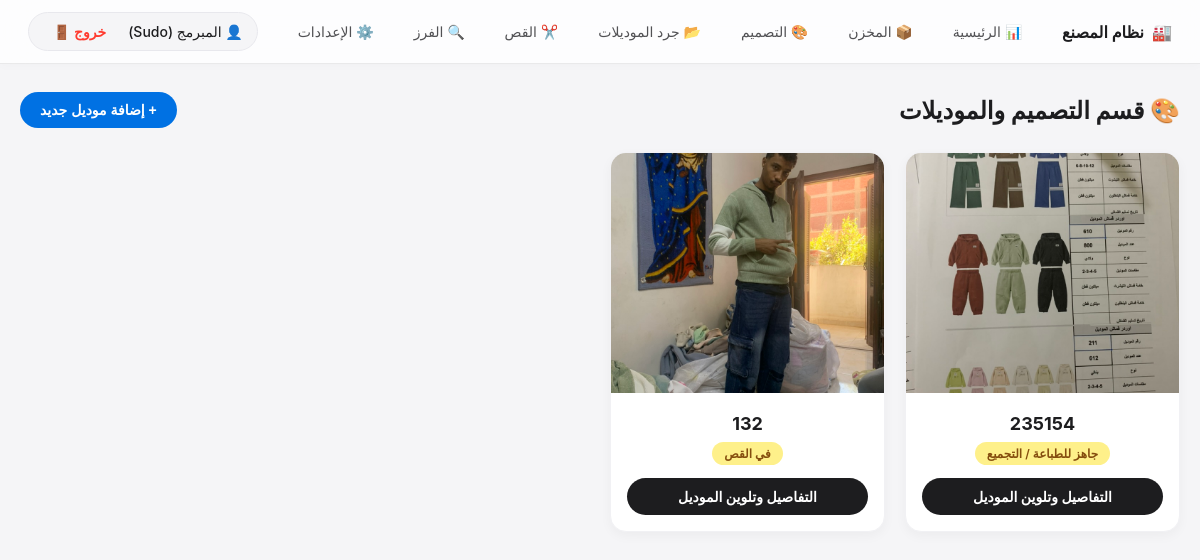
The page /design/ (signed in) on the database its author committed.
### app/models.py (models this page shows)
class DesignModel(db.Model):
    id = db.Column(db.Integer, primary_key=True)
    model_code = db.Column(db.String(50), unique=True, nullable=False)
    image_url = db.Column(db.String(200), nullable=False)
    model_type = db.Column(db.String(50), nullable=True)
    status = db.Column(db.String(50), default='تصميم')
    is_deleted = db.Column(db.Boolean, default=False)
    target_quantity = db.Column(db.Integer, default=0)
    marker_length = db.Column(db.Float, nullable=True)
    sizes_selected = db.Column(db.String(200), nullable=True)
    main_marker_url = db.Column(db.String(200), nullable=True)
    print_marker_url = db.Column(db.String(200), nullable=True)
    marker_efficiency = db.Column(db.Float, nullable=True)
    notes_shirt = db.Column(db.Text, nullable=True)
    notes_pants = db.Column(db.Text, nullable=True)
    created_at = db.Column(db.DateTime, default=get_egypt_time)
    colored_at = db.Column(db.DateTime, nullable=True)
    cut_at = db.Column(db.DateTime, nullable=True)
    requirements = db.relationship('ModelRequirement', backref='model', lazy=True)
    accessories = db.relationship('ModelAccessory', backref='model', lazy=True)
    cutting_records = db.relationship('CuttingRecord', backref='model', lazy=True)
    qc_records = db.relationship('QCRecord', backref='model', lazy=True)

### app/design/routes.py (the view)
@design_bp.route('/')
def index():
    models = DesignModel.query.filter_by(is_deleted=False).order_by(DesignModel.created_at.desc()).all()
    log_action("زيارة قسم", "فتح قائمة التصميم والتخطيط")
    return render_template('design/index.html', models=models)

### app/models.py (called while the page is built)
def get_egypt_time():
    return datetime.now(pytz.timezone('Africa/Cairo'))

def log_action(action, details=""):
    try:
        user_id = session.get('user_id')
        ip = request.remote_addr
        agent = request.user_agent.string
        log = AuditLog(
            user_id=user_id,
            action=action,
            details=details,
            ip_address=ip,
            user_agent=agent
        )
        db.session.add(log)
        db.session.commit()
    except Exception:
        pass

### app/templates/design/index.html (shortened to what this page needs)
{% extends 'base.html' %}
{% block content %}
<div class="header-actions">
    <h2 style="margin: 0; font-weight: 700;">🎨 قسم التصميم والموديلات</h2>
    <button class="apple-btn" onclick="document.getElementById('addModelModal').style.display='flex'">+ إضافة موديل جديد</button>
</div>
<div class="models-grid">
    {% for model in models %}
    <div class="model-card">
        <img src="{{ model.image_url }}" class="model-image">
        <div class="model-details">
            <h3 style="margin: 0 0 8px 0; font-size: 18px;">{{ model.model_code }}</h3>
            <span style="background: #fef08a; color: #854d0e; padding: 4px 12px; border-radius: 12px; font-size: 12px; font-weight: 600;">{{ model.status }}</span>
            <div style="margin-top: 16px;">
                <a href="/design/model/{{ model.id }}" class="apple-btn" style="width: 100%; box-sizing: border-box; background: #1d1d1f;">التفاصيل وتلوين الموديل</a>
            </div>
        </div>
    </div>
    {% else %}
    <p style="color: #86868b;">لا توجد موديلات حالياً.</p>
    {% endfor %}
</div>
{% endblock %}

### app/templates/base.html (style rules this page uses)
body { font-family: -apple-system, BlinkMacSystemFont, "Segoe UI", Roboto, sans-serif; background-color: #f5f5f7; margin: 0; color: #1d1d1f; }

### app/templates/design/index.html (style rules this page uses)
.header-actions { display: flex; justify-content: space-between; align-items: center; margin-bottom: 24px; }
.models-grid { display: grid; grid-template-columns: repeat(auto-fill, minmax(260px, 1fr)); gap: 20px; }
.model-card { background: white; border-radius: 16px; overflow: hidden; border: 1px solid #f1f1f4; box-shadow: 0 4px 12px rgba(0,0,0,0.04); transition: transform 0.2s; }
.model-image { width: 100%; height: 240px; object-fit: cover; background: #f5f5f7; }
.model-details { padding: 16px; text-align: center; }
.apple-btn { padding: 10px 20px; border: none; border-radius: 20px; cursor: pointer; font-weight: 600; font-size: 14px; background: #0071e3; color: white; text-decoration: none; display: inline-block; }

### rows shown on the page
DesignModel: image_url (picture), model_code "235154", status "جاهز للطباعة / التجميع"
DesignModel: image_url (picture), model_code "132", status "في القص", {{ model.id }} 1 (drawn)

### other values the page prints
{{ session.get('real_name') }} "المبرمج (Sudo)"
